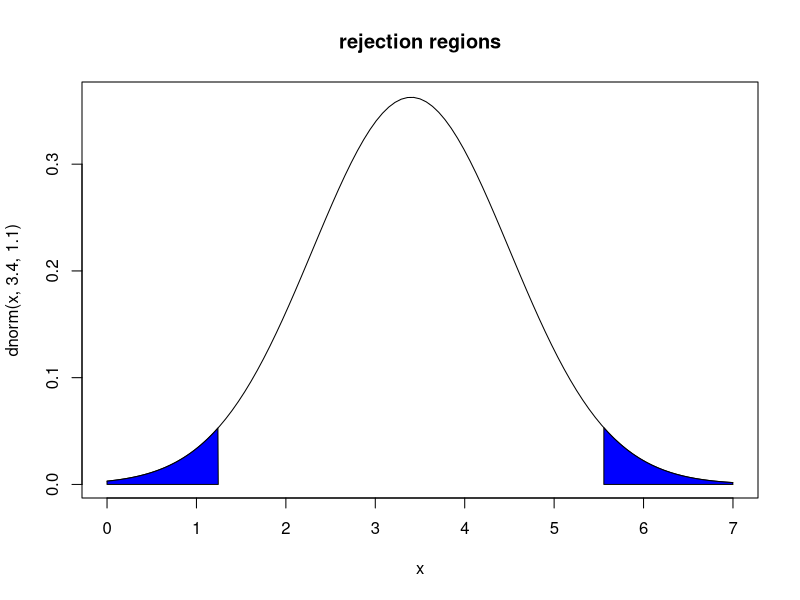

R code for this plot:
## Q1
q95 <- qnorm(0.975)
sd <- 2.0
std.err <- (0.2/2) / q95
sqrt.n <- sd / std.err
n <- sqrt.n * sqrt.n
round(n,digits = 0)

## Q2-3
library(MASS) 
x <- mvrnorm(n = 50,mu = 18.5,Sigma = 49,empirical = TRUE) 
result <- t.test(x,mu = 16,conf.level = 0.95)
result
if(result$p.value > 0.05){
  print("the tolerable level is within this interval") 
} else  {
    print("the tolerable level is not within this interval")}


## Q3-5
x <- 50 * 0.24
result <- prop.test(x,n = 50,p = 0.165,conf.level = 0.90)
result
if(result$p.value>0.05) {
  print("the town has not a mobility rate that is different from the national average")
} else {
  print("the town has a mobility rate that is different from the national average")
}



## Q4-7
### 7a
library(MASS)
x1 <- mvrnorm(n = 20,mu = 4.1,Sigma = 14.3,empirical = TRUE)
x2 <- mvrnorm(n = 16,mu = 3.1,Sigma = 12.0,empirical = TRUE)
result.a <- t.test(x1,x2,var.equal = T,conf.level = 0.95)
result.a
if(result.a$p.value>0.05) {
  print("there is no difference between the park-going frequencies of whites and nonwhites")
} else {
  print("there is difference between the park-going frequencies of whites and nonwhites")
}


### 7b
library(MASS)
x1 <- mvrnorm(n = 20,mu = 4.1,Sigma = 14.3,empirical = TRUE)
x2 <- mvrnorm(n = 16,mu = 3.1,Sigma = 12.0,empirical = TRUE)
result.b <- t.test(x1,x2,var.equal = F,conf.level = 0.95)
result.b
if(result.b$p.value>0.05) {
  print("there is no difference between the park-going frequencies of whites and nonwhites")
} else {
  print("there is difference between the park-going frequencies of whites and nonwhites")
}


### 7c
result.a$p.value
result.b$p.value

### 7d
result.a$conf.int

### 7e
library(MASS)
x1 <- mvrnorm(n = 24,mu = 4.1,Sigma = 14.3,empirical = TRUE)
x2 <- mvrnorm(n = 12,mu = 3.1,Sigma = 12.0,empirical = TRUE)
result.e1 <- t.test(x1,x2,var.equal = T,conf.level = 0.95)
result.e1
if(result.a$p.value>0.05) {
  print("there is no difference between the park-going frequencies of whites and nonwhites")
} else {
  print("there is difference between the park-going frequencies of whites and nonwhites")
}


library(MASS)
x1 <- mvrnorm(n = 24,mu = 4.1,Sigma = 14.3,empirical = TRUE)
x2 <- mvrnorm(n = 12,mu = 3.1,Sigma = 12.0,empirical = TRUE)
result.e2 <- t.test(x1,x2,var.equal = F,conf.level = 0.95)
result.e2
if(result.b$p.value>0.05) {
  print("there is no difference between the park-going frequencies of whites and nonwhites")
} else {
  print("there is difference between the park-going frequencies of whites and nonwhites")
}

result.e1$p.value
result.e2$p.value

result.e1$conf.int

## Q5-9
library(MASS) 
x <- mvrnorm(n = 17,mu = 6.4,Sigma = 19.36,empirical = TRUE)
result <- t.test(x,mu = 4.2) 
result
if(result$p.value > 0.05){ 
  print("the stream's pollutant level does not exceeds the allowable limit") 
} else { 
    print("the stream's pollutant level exceeds the allowable limit")}

result$p.value


## Q6-13
library(MASS)
x1 <- mvrnorm(n = 52,mu = 3.4,Sigma = 1.21,empirical = TRUE)
x2 <- mvrnorm(n = 62,mu = 2.8,Sigma = 0.64,empirical = TRUE)
result <- t.test(x1,x2,conf.level = 0.95)
result
if(result.a$p.value>0.05) {
  print("We cannot reject the null hypothesis ")
} else {
  print("We accept the alternative hypothesis")
}

curve(dnorm(x,3.4,1.1),xlim = c(0,7),main="rejection regions")
a <- qnorm(0.025,3.4,1.1)
b <- qnorm(0.975,3.4,1.1)
cord.x <- c(0,seq(0,a,0.01),a)
cord.y <- c(0,dnorm(seq(0,a,0.01),3.4,1.1),0)
polygon(cord.x,cord.y,col = 'blue')
cord.x1 <- c(b,seq(b,7,0.01),7)
cord.y1 <- c(0,dnorm(seq(b,7,0.01),3.4,1.1),0)
polygon(cord.x1,cord.y1,col = 'blue')

## Q7-15
d <- c(100,426,322,466,112,388,1155,234,324,556,221,18,133,177,441)
t.test(d, conf.level = 0.90)$conf.int[1:2]
t.test(d, conf.level = 0.95)$conf.int[1:2]

## Q8-16
s.move <- 50*0.3
a.move <- 40*0.22
result.95 <- prop.test(x=c(s.move,a.move), n=c(50,40),alternative = "two.sided")
result.95
result.95$conf.int
result.95$p.value
if(result$p.value>0.10) {
  print("mobility rates in the two communities is not different ")
} else {
  print("mobility rates in the two communities is different")
}


s.move <- 50*0.3
a.move <- 40*0.22
result.90 <- prop.test(x=c(s.move,a.move), n=c(50,40),alternative = "two.sided",conf.level = 0.90)
result.90$conf.int
result.90$p.value
if(result$p.value>0.10) {
  print("mobility rates in the two communities is not different")
} else {
  print("mobility rates in the two communities is different")
}

## Q9-17
### Q9-a
library(MASS)
x1 <- mvrnorm(n = 15,mu = 12.4,Sigma = 9,empirical = TRUE)
x2 <- mvrnorm(n = 15,mu = 14.4,Sigma = 16,empirical = TRUE)
result.b <- t.test(x1,x2,var.equal = F,conf.level = 0.95)
result.b
if(result.b$p.value>0.05) {
  print("there is not a difference in education between the two towns")
} else {
  print("there is a difference in education between the two towns")
}

### Q9-b
library(MASS)
x1 <- mvrnorm(n = 15,mu = 12.4,Sigma = 9,empirical = TRUE)
x2 <- mvrnorm(n = 15,mu = 14.4,Sigma = 16,empirical = TRUE)
result.b <- t.test(x1,x2,var.equal = T,conf.level = 0.95)
result.b
if(result.b$p.value>0.05) {
  print("there is not a difference in education between the two towns")
} else {
  print("there is a difference in education between the two towns")
}

## Q10-20
x <- 50 * 0.15
result <- prop.test(x,n = 50,p = 0.10)
result
if(result$p.value>0.05) {
  print("there is not different from the statewide average of 0.1")
} else {
  print("there is different from the statewide average of 0.1")
}
